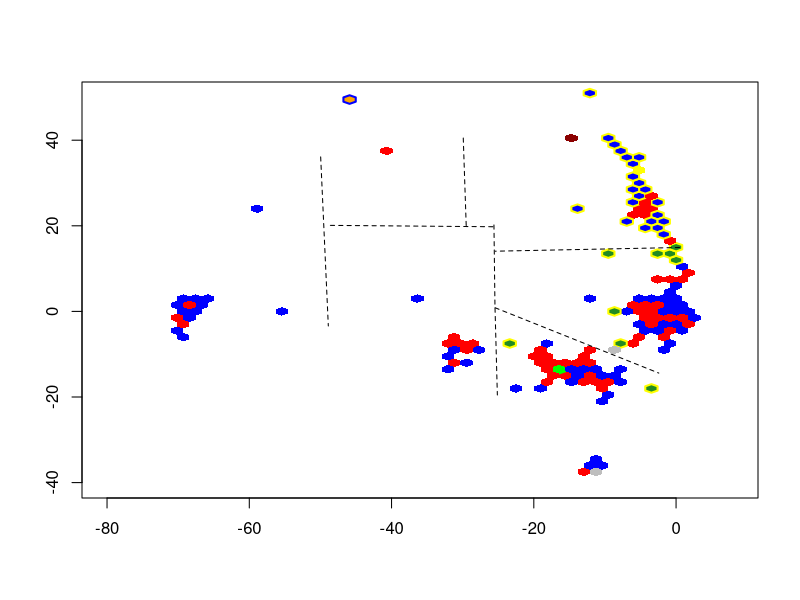

The R script that drew this image:
## ---- chunk 1
nsw <-read.table("hexdata/nswhex.txt",header=TRUE)
qld <-read.table("hexdata/qldhex.txt",header=TRUE)
sa <-read.table("hexdata/sahex.txt",header=TRUE)
wa <-read.table("hexdata/wahex.txt",header=TRUE)
tas <-read.table("hexdata/tashex.txt",header=TRUE)
vic <-read.table("hexdata/vichex.txt",header=TRUE)
nt <-read.table("hexdata/nthex.txt",header=TRUE)
boundaries<-read.table("hexdata/roughedges.txt",header=TRUE)
## ---- chunk 2
ozresults<-read.table("AECdata/HouseMembersElectedDownload-17496.csv", header=TRUE, skip=1, sep=",", quote="\"")
str(ozresults)
## ---- chunk 3
cols<-data.frame(
  PartyAb=c("ALP","LP" ,"LNP", "NP" , "IND","PUP", "KAP", "GRN", "CLP"), 
  fill=c("red","blue","blue","forestgreen","gray","yellow","darkred","green","orange"),
  border=c(NA,NA,"yellow","yellow",NA,NA,NA,"green","blue")
)
ozresults<-merge(ozresults, cols, by="PartyAb")
## ---- chunk 4
hex_x <- c(0, sqrt(3)/2, sqrt(3)/2, 0, -sqrt(3)/2, -sqrt(3)/2, 0)
hex_y<-c(1, 0.5, -0.5, -1, -0.5, 0.5, 1)

hexit<-function(x,y,id,fill,border,..., text=FALSE){
  xcent<-x*sqrt(3) - (y%%2) *sqrt(3)/2
	ycent<-y*1.5
	
	for(i in 1:length(x)){
		polygon(hex_x+xcent[i],hex_y+ycent[i],col=fill[i],border=border[i],...)
		if (text) text(xcent[i],ycent[i],id[i],cex=0.4)
	}	
}
## ---- chunk 5

plot(0,0, ylim=c(-40, 50), xlim=c(-80, 8),xlab="",ylab="")

idx<-match(nsw$electorate, ozresults$DivisionNm)
with(nsw, hexit(x,y, electorate, 
                fill=as.character(ozresults$fill[idx]), 
                border=as.character(ozresults$border[idx]),lwd=2)
     )

idx<-match(qld$electorate, ozresults$DivisionNm)
with(qld, hexit(x-3,y+16,electorate,
                fill=as.character(ozresults$fill[idx]),
                border=as.character(ozresults$border[idx]),lwd=2)
     )

idx<-match(vic$electorate, ozresults$DivisionNm)
with(vic, hexit(x-9, y-10, electorate,
                fill=as.character(ozresults$fill[idx]),
                border=as.character(ozresults$border[idx]),lwd=2)
     )

idx<-match(sa$electorate, ozresults$DivisionNm)
with(sa, hexit(x-18, y-6, electorate, 
               fill=as.character(ozresults$fill[idx]),
               border=as.character(ozresults$border[idx]),lwd=2)
     )

idx<-match(tas$electorate, ozresults$DivisionNm)
with(tas, hexit(x-6, y-25, electorate,
                fill=as.character(ozresults$fill[idx]),
                border=as.character(ozresults$border[idx]),lwd=2)
     )

idx<-match(nt$electorate, ozresults$DivisionNm)
with(nt, hexit(x-26, y+33, electorate,
               fill=as.character(ozresults$fill[idx]),
               border=as.character(ozresults$border[idx]),lwd=2)
     )

idx<-match(wa$electorate, ozresults$DivisionNm)
with(wa, hexit(x-40, y, electorate,
               fill=as.character(ozresults$fill[idx]),
               border=as.character(ozresults$border[idx]),lwd=2)
     )

do.call(segments, c(boundaries,lty=2))
